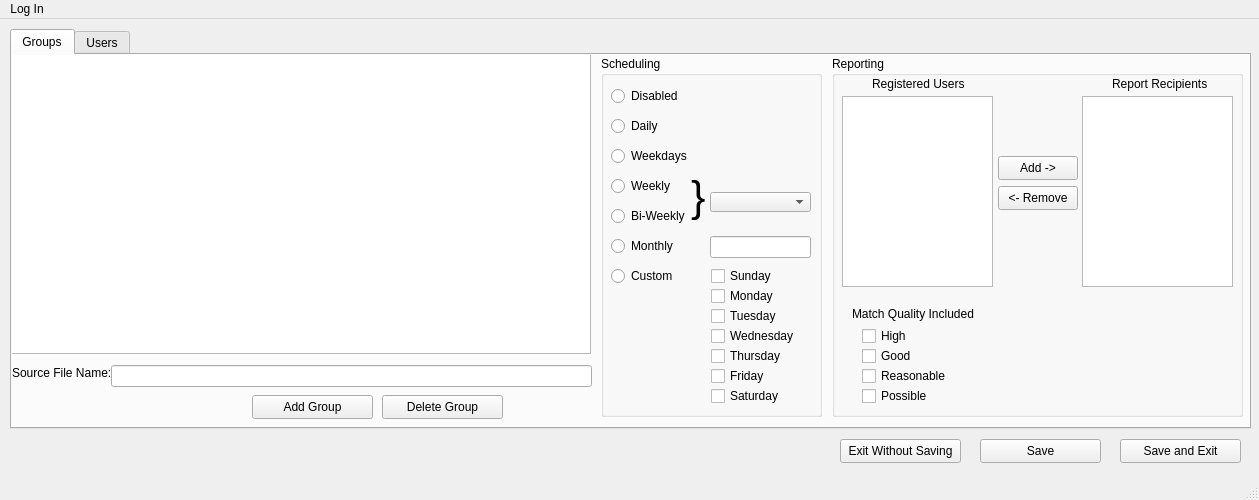
<?xml version="1.0" encoding="UTF-8"?>
<ui version="4.0">
 <class>MainWindow</class>
 <widget class="QMainWindow" name="MainWindow">
  <property name="geometry">
   <rect>
    <x>0</x>
    <y>0</y>
    <width>1259</width>
    <height>500</height>
   </rect>
  </property>
  <property name="windowTitle">
   <string>MainWindow</string>
  </property>
  <widget class="QWidget" name="centralwidget">
   <widget class="QTabWidget" name="tabWidget">
    <property name="geometry">
     <rect>
      <x>10</x>
      <y>10</y>
      <width>1241</width>
      <height>400</height>
     </rect>
    </property>
    <property name="currentIndex">
     <number>0</number>
    </property>
    <widget class="QWidget" name="Groups">
     <attribute name="title">
      <string>Groups</string>
     </attribute>
     <widget class="QTableView" name="tableView">
      <property name="geometry">
       <rect>
        <x>-1</x>
        <y>-1</y>
        <width>580</width>
        <height>300</height>
       </rect>
      </property>
      <property name="mouseTracking">
       <bool>true</bool>
      </property>
      <property name="sizeAdjustPolicy">
       <enum>QAbstractScrollArea::AdjustToContents</enum>
      </property>
      <property name="selectionMode">
       <enum>QAbstractItemView::SingleSelection</enum>
      </property>
      <property name="selectionBehavior">
       <enum>QAbstractItemView::SelectRows</enum>
      </property>
      <property name="sortingEnabled">
       <bool>true</bool>
      </property>
      <property name="wordWrap">
       <bool>false</bool>
      </property>
      <property name="cornerButtonEnabled">
       <bool>false</bool>
      </property>
      <attribute name="verticalHeaderVisible">
       <bool>false</bool>
      </attribute>
      <attribute name="verticalHeaderHighlightSections">
       <bool>false</bool>
      </attribute>
     </widget>
     <widget class="QGroupBox" name="GB_Reporting">
      <property name="geometry">
       <rect>
        <x>820</x>
        <y>1</y>
        <width>411</width>
        <height>361</height>
       </rect>
      </property>
      <property name="title">
       <string>Reporting</string>
      </property>
      <widget class="QColumnView" name="CV_RegisteredUsers">
       <property name="geometry">
        <rect>
         <x>10</x>
         <y>40</y>
         <width>151</width>
         <height>191</height>
        </rect>
       </property>
       <property name="verticalScrollBarPolicy">
        <enum>Qt::ScrollBarAlwaysOff</enum>
       </property>
       <property name="resizeGripsVisible">
        <bool>false</bool>
       </property>
      </widget>
      <widget class="QColumnView" name="CV_ReportRecipients">
       <property name="geometry">
        <rect>
         <x>250</x>
         <y>40</y>
         <width>151</width>
         <height>191</height>
        </rect>
       </property>
       <property name="horizontalScrollBarPolicy">
        <enum>Qt::ScrollBarAlwaysOff</enum>
       </property>
      </widget>
      <widget class="QPushButton" name="PB_Add">
       <property name="geometry">
        <rect>
         <x>166</x>
         <y>100</y>
         <width>80</width>
         <height>24</height>
        </rect>
       </property>
       <property name="text">
        <string>Add -&gt;</string>
       </property>
      </widget>
      <widget class="QPushButton" name="PB_Remove">
       <property name="geometry">
        <rect>
         <x>166</x>
         <y>130</y>
         <width>80</width>
         <height>24</height>
        </rect>
       </property>
       <property name="text">
        <string>&lt;- Remove</string>
       </property>
      </widget>
      <widget class="QLabel" name="label_2">
       <property name="geometry">
        <rect>
         <x>280</x>
         <y>20</y>
         <width>121</width>
         <height>16</height>
        </rect>
       </property>
       <property name="text">
        <string>Report Recipients</string>
       </property>
      </widget>
      <widget class="QLabel" name="label">
       <property name="geometry">
        <rect>
         <x>40</x>
         <y>20</y>
         <width>121</width>
         <height>16</height>
        </rect>
       </property>
       <property name="text">
        <string>Registered Users</string>
       </property>
      </widget>
      <widget class="QLabel" name="label_5">
       <property name="geometry">
        <rect>
         <x>20</x>
         <y>250</y>
         <width>131</width>
         <height>16</height>
        </rect>
       </property>
       <property name="text">
        <string>Match Quality Included</string>
       </property>
      </widget>
      <widget class="QCheckBox" name="CB_Possible">
       <property name="geometry">
        <rect>
         <x>30</x>
         <y>330</y>
         <width>76</width>
         <height>20</height>
        </rect>
       </property>
       <property name="text">
        <string>Possible</string>
       </property>
      </widget>
      <widget class="QCheckBox" name="CB_Reasonable">
       <property name="geometry">
        <rect>
         <x>30</x>
         <y>310</y>
         <width>91</width>
         <height>20</height>
        </rect>
       </property>
       <property name="text">
        <string>Reasonable</string>
       </property>
      </widget>
      <widget class="QCheckBox" name="CB_Good">
       <property name="geometry">
        <rect>
         <x>30</x>
         <y>290</y>
         <width>76</width>
         <height>20</height>
        </rect>
       </property>
       <property name="text">
        <string>Good</string>
       </property>
      </widget>
      <widget class="QCheckBox" name="CB_High">
       <property name="geometry">
        <rect>
         <x>30</x>
         <y>270</y>
         <width>76</width>
         <height>20</height>
        </rect>
       </property>
       <property name="text">
        <string>High</string>
       </property>
      </widget>
     </widget>
     <widget class="QGroupBox" name="GB_Scheduling">
      <property name="geometry">
       <rect>
        <x>589</x>
        <y>1</y>
        <width>221</width>
        <height>361</height>
       </rect>
      </property>
      <property name="title">
       <string>Scheduling</string>
      </property>
      <widget class="QCheckBox" name="CB_Thursday">
       <property name="geometry">
        <rect>
         <x>110</x>
         <y>290</y>
         <width>76</width>
         <height>20</height>
        </rect>
       </property>
       <property name="text">
        <string>Thursday</string>
       </property>
      </widget>
      <widget class="QCheckBox" name="CB_Tuesday">
       <property name="geometry">
        <rect>
         <x>110</x>
         <y>250</y>
         <width>76</width>
         <height>20</height>
        </rect>
       </property>
       <property name="text">
        <string>Tuesday</string>
       </property>
      </widget>
      <widget class="QCheckBox" name="CB_Sunday">
       <property name="geometry">
        <rect>
         <x>110</x>
         <y>210</y>
         <width>76</width>
         <height>20</height>
        </rect>
       </property>
       <property name="text">
        <string>Sunday</string>
       </property>
      </widget>
      <widget class="QCheckBox" name="CB_Saturday">
       <property name="geometry">
        <rect>
         <x>110</x>
         <y>330</y>
         <width>76</width>
         <height>20</height>
        </rect>
       </property>
       <property name="text">
        <string>Saturday</string>
       </property>
      </widget>
      <widget class="QCheckBox" name="CB_Friday">
       <property name="geometry">
        <rect>
         <x>110</x>
         <y>310</y>
         <width>76</width>
         <height>20</height>
        </rect>
       </property>
       <property name="tabletTracking">
        <bool>false</bool>
       </property>
       <property name="text">
        <string>Friday</string>
       </property>
      </widget>
      <widget class="QCheckBox" name="CB_Wednesday">
       <property name="geometry">
        <rect>
         <x>110</x>
         <y>270</y>
         <width>91</width>
         <height>20</height>
        </rect>
       </property>
       <property name="text">
        <string>Wednesday</string>
       </property>
      </widget>
      <widget class="QCheckBox" name="CB_Monday">
       <property name="geometry">
        <rect>
         <x>110</x>
         <y>230</y>
         <width>76</width>
         <height>20</height>
        </rect>
       </property>
       <property name="text">
        <string>Monday</string>
       </property>
      </widget>
      <widget class="QRadioButton" name="RB_Weekly">
       <property name="geometry">
        <rect>
         <x>10</x>
         <y>120</y>
         <width>89</width>
         <height>20</height>
        </rect>
       </property>
       <property name="text">
        <string>Weekly</string>
       </property>
      </widget>
      <widget class="QRadioButton" name="RB_Weekdays">
       <property name="geometry">
        <rect>
         <x>10</x>
         <y>90</y>
         <width>89</width>
         <height>20</height>
        </rect>
       </property>
       <property name="text">
        <string>Weekdays</string>
       </property>
      </widget>
      <widget class="QRadioButton" name="RB_Monthly">
       <property name="geometry">
        <rect>
         <x>10</x>
         <y>180</y>
         <width>89</width>
         <height>20</height>
        </rect>
       </property>
       <property name="toolTip">
        <string>&lt;html&gt;&lt;head/&gt;&lt;body&gt;&lt;p&gt;Enter numberic day of month OR 31 for the last day of the month&lt;/p&gt;&lt;/body&gt;&lt;/html&gt;</string>
       </property>
       <property name="text">
        <string>Monthly</string>
       </property>
      </widget>
      <widget class="QRadioButton" name="RB_Daily">
       <property name="geometry">
        <rect>
         <x>10</x>
         <y>60</y>
         <width>89</width>
         <height>20</height>
        </rect>
       </property>
       <property name="text">
        <string>Daily</string>
       </property>
      </widget>
      <widget class="QRadioButton" name="RB_Disabled">
       <property name="geometry">
        <rect>
         <x>10</x>
         <y>30</y>
         <width>89</width>
         <height>20</height>
        </rect>
       </property>
       <property name="text">
        <string>Disabled</string>
       </property>
      </widget>
      <widget class="QRadioButton" name="RB_Custom">
       <property name="geometry">
        <rect>
         <x>10</x>
         <y>210</y>
         <width>89</width>
         <height>20</height>
        </rect>
       </property>
       <property name="text">
        <string>Custom</string>
       </property>
      </widget>
      <widget class="QComboBox" name="DD_WeeklyChosen">
       <property name="geometry">
        <rect>
         <x>109</x>
         <y>136</y>
         <width>101</width>
         <height>20</height>
        </rect>
       </property>
       <property name="maxVisibleItems">
        <number>7</number>
       </property>
      </widget>
      <widget class="QLineEdit" name="IB_DayOfMonthChosen">
       <property name="geometry">
        <rect>
         <x>109</x>
         <y>180</y>
         <width>101</width>
         <height>22</height>
        </rect>
       </property>
      </widget>
      <widget class="QRadioButton" name="RB_BiWeekly">
       <property name="geometry">
        <rect>
         <x>10</x>
         <y>150</y>
         <width>89</width>
         <height>20</height>
        </rect>
       </property>
       <property name="text">
        <string>Bi-Weekly</string>
       </property>
      </widget>
      <widget class="QLabel" name="label_4">
       <property name="geometry">
        <rect>
         <x>90</x>
         <y>110</y>
         <width>16</width>
         <height>61</height>
        </rect>
       </property>
       <property name="font">
        <font>
         <pointsize>18</pointsize>
        </font>
       </property>
       <property name="text">
        <string>&lt;html&gt;&lt;head/&gt;&lt;body&gt;&lt;p&gt;&lt;span style=&quot; font-size:32pt;&quot;&gt;}&lt;/span&gt;&lt;/p&gt;&lt;/body&gt;&lt;/html&gt;</string>
       </property>
      </widget>
     </widget>
     <widget class="QPushButton" name="PB_AddGroup">
      <property name="geometry">
       <rect>
        <x>240</x>
        <y>340</y>
        <width>121</width>
        <height>24</height>
       </rect>
      </property>
      <property name="text">
       <string>Add Group</string>
      </property>
     </widget>
     <widget class="QPushButton" name="PB_DeleteGroup">
      <property name="geometry">
       <rect>
        <x>370</x>
        <y>340</y>
        <width>121</width>
        <height>24</height>
       </rect>
      </property>
      <property name="text">
       <string>Delete Group</string>
      </property>
     </widget>
     <widget class="QLineEdit" name="sourceFile">
      <property name="geometry">
       <rect>
        <x>99</x>
        <y>310</y>
        <width>481</width>
        <height>22</height>
       </rect>
      </property>
      <property name="readOnly">
       <bool>true</bool>
      </property>
     </widget>
     <widget class="QLabel" name="label_3">
      <property name="geometry">
       <rect>
        <x>0</x>
        <y>310</y>
        <width>101</width>
        <height>16</height>
       </rect>
      </property>
      <property name="text">
       <string>Source File Name:</string>
      </property>
     </widget>
    </widget>
    <widget class="QWidget" name="Users">
     <attribute name="title">
      <string>Users</string>
     </attribute>
    </widget>
   </widget>
   <widget class="QPushButton" name="PB_SaveAndExit">
    <property name="geometry">
     <rect>
      <x>1120</x>
      <y>420</y>
      <width>121</width>
      <height>24</height>
     </rect>
    </property>
    <property name="text">
     <string>Save and Exit</string>
    </property>
   </widget>
   <widget class="QPushButton" name="PB_Save">
    <property name="geometry">
     <rect>
      <x>980</x>
      <y>420</y>
      <width>121</width>
      <height>24</height>
     </rect>
    </property>
    <property name="text">
     <string>Save</string>
    </property>
   </widget>
   <widget class="QPushButton" name="PB_Exit">
    <property name="geometry">
     <rect>
      <x>840</x>
      <y>420</y>
      <width>121</width>
      <height>24</height>
     </rect>
    </property>
    <property name="text">
     <string>Exit Without Saving</string>
    </property>
   </widget>
  </widget>
  <widget class="QMenuBar" name="menubar">
   <property name="geometry">
    <rect>
     <x>0</x>
     <y>0</y>
     <width>1259</width>
     <height>22</height>
    </rect>
   </property>
   <widget class="QMenu" name="menuGroups">
    <property name="geometry">
     <rect>
      <x>339</x>
      <y>102</y>
      <width>135</width>
      <height>50</height>
     </rect>
    </property>
    <property name="layoutDirection">
     <enum>Qt::RightToLeft</enum>
    </property>
    <property name="title">
     <string>Log In</string>
    </property>
   </widget>
   <addaction name="menuGroups"/>
  </widget>
  <widget class="QStatusBar" name="statusbar"/>
 </widget>
 <resources/>
 <connections/>
</ui>
